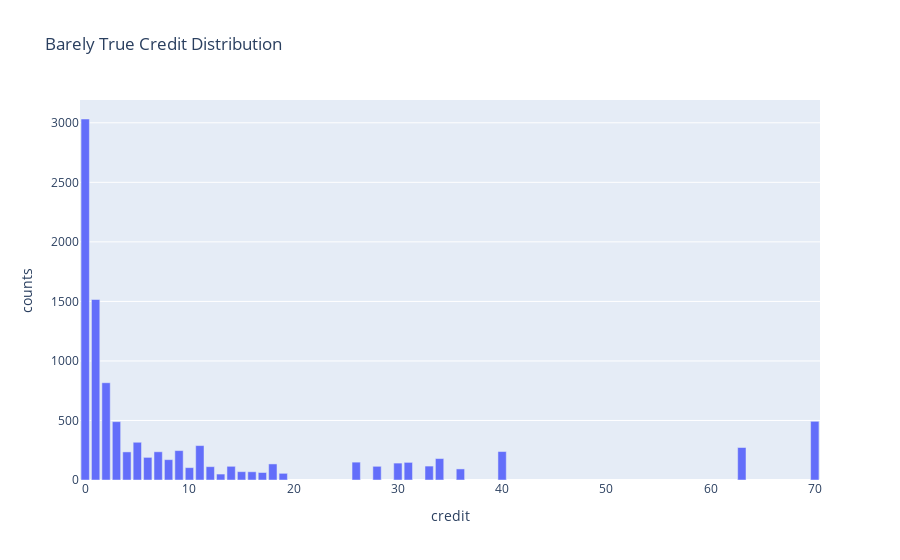

Notebook source saved alongside this figure:
### Code cell
# TODO (mihail): Include feature for credit history counts (binned)
barely_true_counts = train_df.barely_true_count.value_counts().sort_index()
px.bar(barely_true_counts, x=barely_true_counts.index, y=barely_true_counts.values, labels={"index": "credit", "y": "counts"}, title="Barely True Credit Distribution")

### Figure 1 — Plotly figure (JSON) as saved in the notebook; plotly's stock layout.template omitted (floating-point values rounded to 4 significant figures)
{"data": [{"alignmentgroup": "True", "hovertemplate": "credit=%{x}<br>counts=%{y}<extra></extra>", "legendgroup": "", "marker": {"color": "#636efa"}, "name": "", "offsetgroup": "", "orientation": "v", "showlegend": false, "textposition": "auto", "type": "bar", "x": [0, 1, 2, 3, 4, 5, 6, 7, 8, 9, 10, 11, 12, 13, 14, 15, 16, 17, 18, 19, 26, 28, 30, 31, 33, 34, 36, 40, 63, 70], "xaxis": "x", "y": [3032, 1516, 817, 490, 236, 317, 190, 237, 171, 247, 104, 289, 112, 50, 115, 70, 69, 63, 135, 56, 150, 115, 142, 148, 117, 180, 93, 239, 273, 493], "yaxis": "y"}], "layout": {"barmode": "relative", "legend": {"tracegroupgap": 0}, "title": {"text": "Barely True Credit Distribution"}, "xaxis": {"anchor": "y", "domain": [0, 1], "title": {"text": "credit"}}, "yaxis": {"anchor": "x", "domain": [0, 1], "title": {"text": "counts"}}}}
